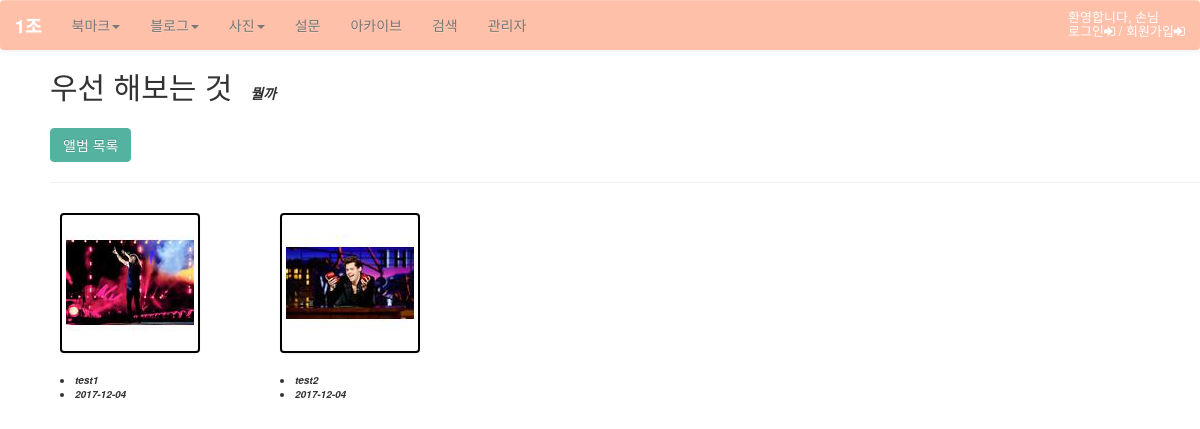
/photo/album/1/, run on the app's committed database.
### photo/models.py (models this page shows, shortened)
@python_2_unicode_compatible
class Album(models.Model):
    name = models.CharField(max_length=50)
    description = models.CharField('One Line Description', max_length=100, blank=True)
    owner = models.ForeignKey(User, null=True)
    class Meta:
        ordering = ['name']

@python_2_unicode_compatible
class Photo(models.Model):
    album = models.ForeignKey(Album)
    title = models.CharField(max_length=50)
    image = ThumbnailImageField(upload_to='photo/%Y/%m')
    description = models.TextField('Photo Description', blank=True)
    upload_date = models.DateTimeField('Upload Date', auto_now_add=True)
    owner = models.ForeignKey(User, null=True)
    class Meta:
        ordering = ['title']
    def get_absolute_url(self):
        return reverse('photo:photo_detail', args=(self.id,))

### photo/views.py (the view)
# urls.py: url(r'^album/(?P<pk>\d+)/$', AlbumDV.as_view(), name='album_detail'),
class AlbumDV(DetailView):
    model = Album

### photo/fields.py (called while the page is built)
def _add_thumb(s):
    parts = s.split(".")
    parts.insert(-1, "thumb")
    if parts[-1].lower() not in ['jpeg', 'jpg']:
        parts[-1] = 'jpg'
    return ".".join(parts)

    def _get_thumb_url(self):
        return _add_thumb(self.url)

### photo/templates/photo/album_detail.html (shortened to what this page needs)
{% extends "base.html" %}
{% load staticfiles %}
{% block extrastyle %}{% static "photo/photo.css" %}{% endblock %}
{% block content %}
<div id="content">
    <h2 style="display:inline-block">{{ object.name }}</h2>
    &emsp;<b><i>{{ object.description }}</i></b>
<div class="button">
  <a href="{% url 'photo:index' %}" class="btn btn-primary" role="button">앨범 목록</a>
</div>
    <hr/>
    <div class="album-detail">
        {% for photo in object.photo_set.all %}
        <div class="album-detail-photo">
            <a href="{{ photo.get_absolute_url }}">
            <img class="thumbnail" src="{{ photo.image.thumb_url }}" />
            </a>
            <li>{{ photo.title }}</li>
            <li>{{ photo.upload_date|date:"Y-m-d" }}</li>
        </div>
        {% endfor %}
    </div>
</div>
{% endblock %}

### static/css/base.css (style rules this page uses)
body { background: white; }
a, a:focus { color: #53B2A0; }
.btn-primary { background: #53B2A0; border: 1px solid #53B2A0; color: #fff; box-shadow: none; }
#content { margin-left: 50px; }
.button { margin-top: 15px; }

### photo/static/photo/photo.css (style rules this page uses)
div.album-detail { margin: 30px 10px; }
div.album-detail-photo { float: left; width: 220px; height: 220px; }
div.album-detail-photo > li { font-size: 10px; font-weight: bold; font-style: italic; }
img.thumbnail { border:2px solid #000; }

### data on the page
Album: name "우선 해보는 것", description "뭘까"
Photo: shows a picture, title "test1", upload_date "2017-12-04"
Photo: shows a picture, title "test2", upload_date "2017-12-04"
